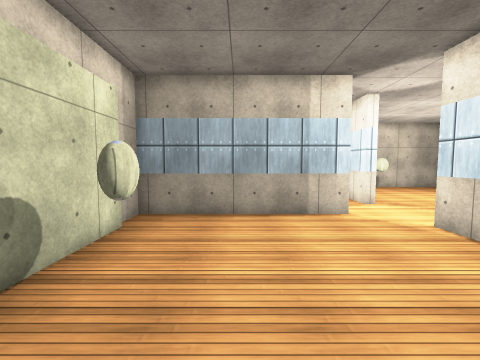
view 1 (above)

14 first-person views from a walk through a scene from a Unity 3-D project. The camera is 1.5 m above the floor, tilts 4° down and sees 90° across. The floor is counted in squares, 0.8 m on a side. Each view is taken from the middle of a square. On the plan, view 1 faces up. The plan holds only what a view shows up to about 15 squares ahead; the rest is blank. The player is left out. Surface patterns are stand-ins for the level's own textures.

view 2
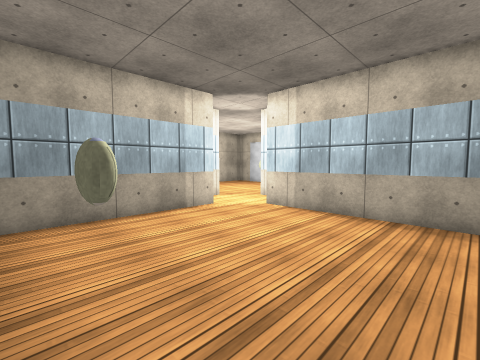

view 3
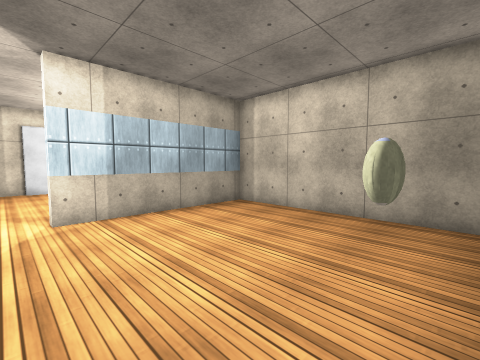

view 4
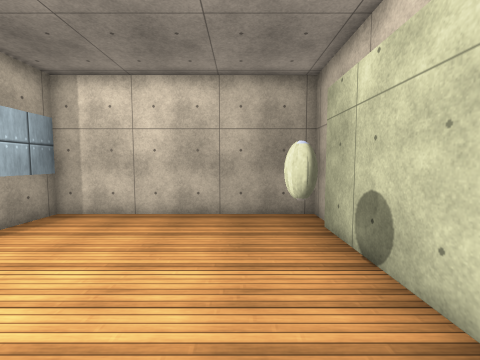

view 5
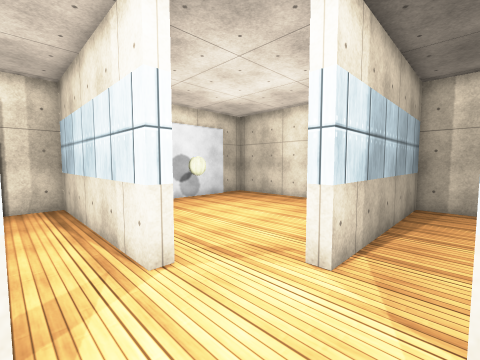

view 6
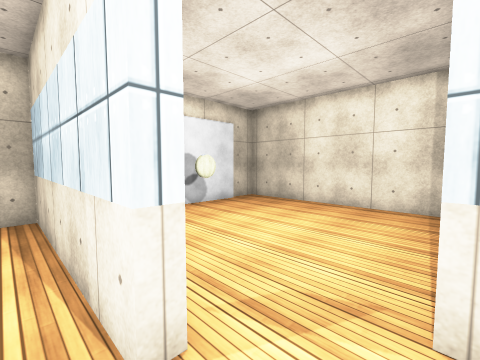

view 7
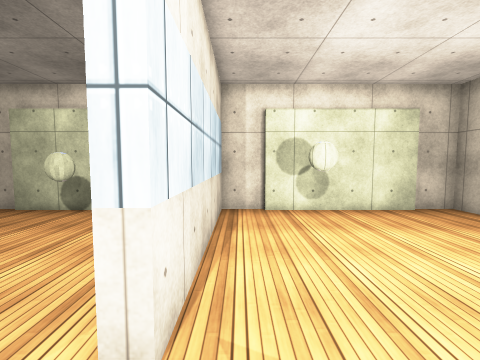

view 8
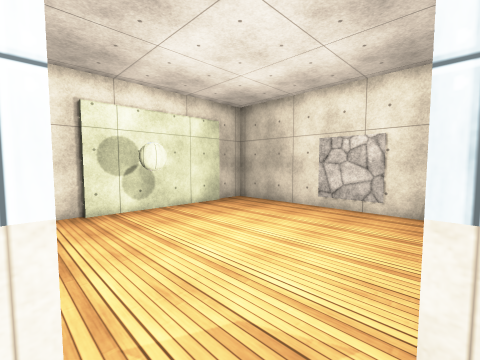

view 9
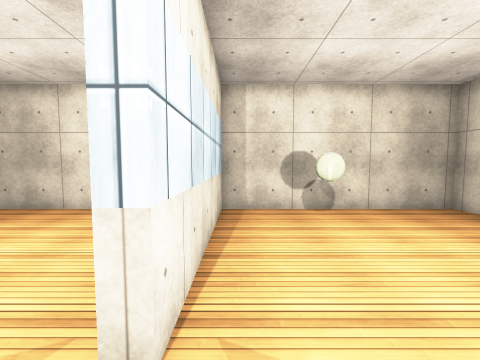

view 10
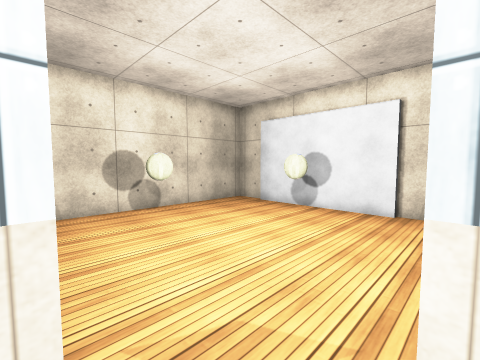

view 11
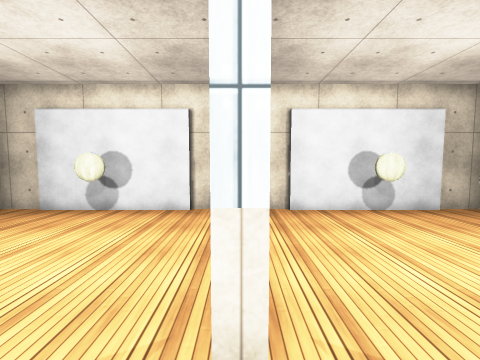

view 12
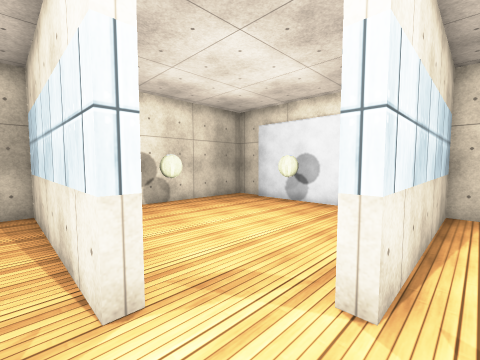

view 13
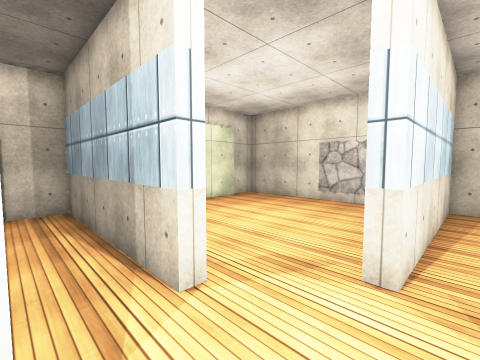

view 14
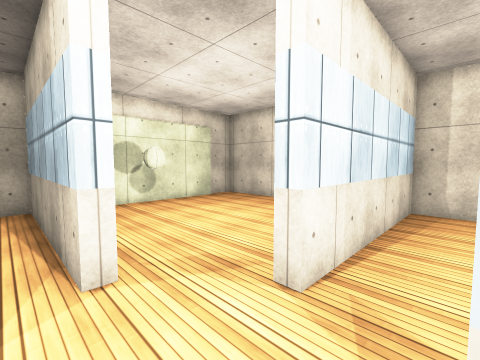

### Floor plan
Ten units are one square. View 1 is at (0, 0); x grows to the right and y downward. Boxes are objects, and circles mark ways between rooms. Rooms are numbered by the first view taken in them; rooms with no view inside come last. Other rooms are left out.
<svg viewBox="-42 -192 204 205">
<path fill="none" stroke="#000" d="M-35 -70 -35 -10M-37 -9 -37 8 57 8 57 -70 62 -70M40 -92 40 -87 -37 -87 -37 -70M63 -110 57 -110M-35 -171 -35 -110M-37 -111 -37 -92 40 -92M57 -110 57 -187 -37 -187 -37 -171M155 -9 155 -70M157 -69 157 -87 80 -87 80 -92M69 8 157 8 157 -9M155 -109 155 -170M157 -171 157 -187 63 -187 63 -110M80 -92 157 -92 157 -110"/>
<circle cx="50" cy="-90" r="3" fill="#2a7"/>
<circle cx="60" cy="-90" r="3" fill="#2a7"/>
<circle cx="75" cy="-95" r="3" fill="#2a7"/>
<text x="10" y="-40">1</text>
<text x="10" y="-140">2</text>
<text x="110" y="-40">3</text>
<text x="110" y="-140">4</text>
</svg>
Room 1 opens to room 2. Room 1 opens to room 3. Room 3 opens to room 4.

Where each view was taken, in squares from view 1:
view 1: 0 up, 0 right, facing up
view 2: 0 up, 3 left, facing up-right
view 3: 8 up, 3 left, facing down-right
view 4: 8 up, 1 left, facing down
view 5: 11 up, 4 right, facing down-right
view 6: 10 up, 6 right, facing down-right
view 7: 10 up, 6 right, facing left
view 8: 9 up, 6 right, facing up-left
view 9: 9 up, 7 right, facing up
view 10: 9 up, 6 right, facing up-right
view 11: 9 up, 6 right, facing right
view 12: 8 up, 5 right, facing up-right
view 13: 7 up, 7 right, facing up-left
view 14: 8 up, 8 right, facing up-left
